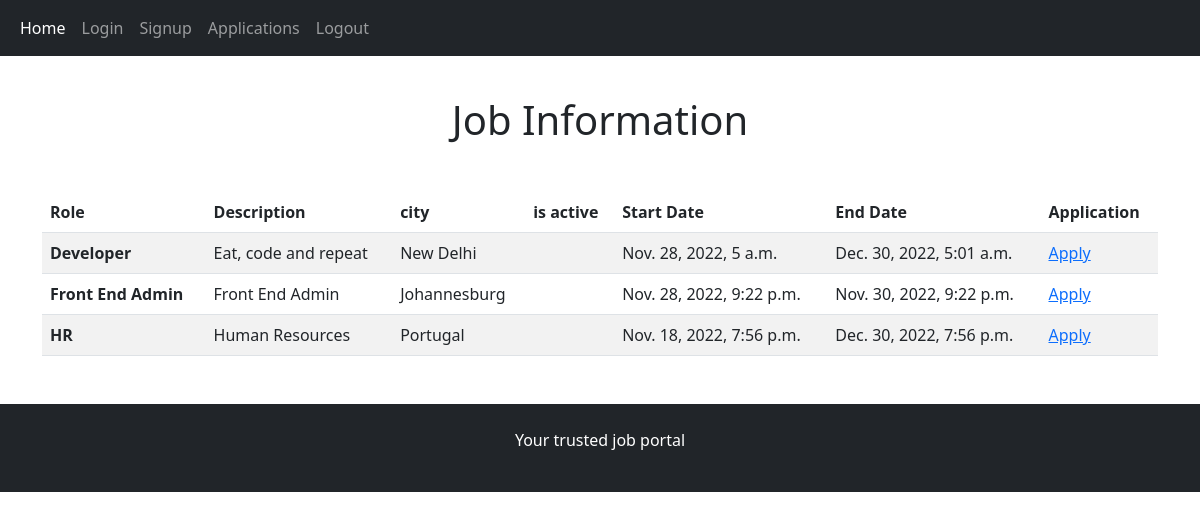
Screenshot of /jobs/ with the database file from the repository.
### job/models.py (models this page shows, shortened)
class JobPost(AbstractBase):
    company = models.ForeignKey(Company, related_name="company_post", on_delete=models.CASCADE)
    role = models.CharField(max_length=50)
    description = models.CharField(null=True, blank=True, max_length=100)
    city = models.CharField(null=True, blank=True, max_length=50)
    is_active = models.BooleanField(default=True)
    start_date = models.DateTimeField()
    end_date = models.DateTimeField()
    class Meta:
        verbose_name = 'jobpost'
        verbose_name_plural = 'jobspost'
        ordering = ("created_at", "-updated_at")
        db_table = 'jobpost'

### job/views.py (the view)
# urls.py: path("jobs/", JobPostAPIView.as_view(), name="job_post"),
class JobPostAPIView(APIView):
    renderer_classes = [TemplateHTMLRenderer]
    template_name = 'jobs_list.html'
    serializer_class = JobPostSerializer
    queryset = JobPost.objects.all()
    lookup_field = ["id"]
    def get(self, request):
        queryset = JobPost.objects.all()
        return Response({'jobpost': queryset})

### common/models.py (called while the page is built)
    def get_queryset(self):
        return CustomQuerySet(self.model).filter(deleted=False)

### templates/jobs_list.html (shortened to what this page needs)
{% extends 'base.html' %}
{% block content %}
    <h1 style="text-align: center; padding-top: 1em; padding-bottom: 1em;">Job Information</h1>
    <table class="table table-striped">
        <thead>
            <tr>
                <th scope="col">Role</th>
                <th scope="col">Description</th>
                <th scope="col">city</th>
                <th scope="col">is active</th>
                <th scope="col">Start Date</th>
                <th scope="col">End Date</th>
                <th scope="col">Application</th>
            </tr>
        </thead>
        <tbody>
            {% for jobpost in jobpost %}
                <tr>
                    <th scope="row">{{ jobpost.role }}</th>
                    <td>{{ jobpost.description }}</td>
                    <td>{{ jobpost.city }}</td>
                    <td>{{ jobpost.is_city }}</td>
                    <td>{{ jobpost.start_date }}</td>
                    <td>{{ jobpost.end_date }}</td>
                    <td>
                        <a style="margin-right: 30px;" href="{% url 'job_application' jobpost.id %}">Apply</a>
                    </td>
                </tr>
            {% endfor %}
        </tbody>
    </table>
{% endblock content %}

### rows the page displays
JobPost: role "Developer", description "Eat, code and repeat", city "New Delhi", start_date "Nov. 28, 2022, 5 a.m.", end_date "Dec. 30, 2022, 5:01 a.m."
JobPost: role "Front End Admin", description "Front End Admin", city "Johannesburg", start_date "Nov. 28, 2022, 9:22 p.m.", end_date "Nov. 30, 2022, 9:22 p.m."
JobPost: role "HR", description "Human Resources", city "Portugal", start_date "Nov. 18, 2022, 7:56 p.m.", end_date "Dec. 30, 2022, 7:56 p.m."
